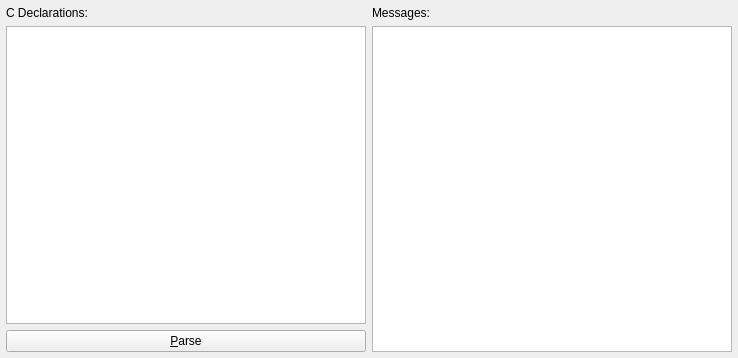
<?xml version="1.0" encoding="UTF-8"?>
<ui version="4.0">
 <class>StructWidget</class>
 <widget class="QWidget" name="StructWidget">
  <property name="geometry">
   <rect>
    <x>0</x>
    <y>0</y>
    <width>738</width>
    <height>358</height>
   </rect>
  </property>
  <property name="windowTitle">
   <string>Struct</string>
  </property>
  <layout class="QHBoxLayout" name="horizontalLayout">
   <property name="leftMargin">
    <number>6</number>
   </property>
   <property name="topMargin">
    <number>6</number>
   </property>
   <property name="rightMargin">
    <number>6</number>
   </property>
   <property name="bottomMargin">
    <number>6</number>
   </property>
   <item>
    <layout class="QVBoxLayout" name="verticalLayoutDeclaration">
     <item>
      <widget class="QLabel" name="labelDeclaration">
       <property name="text">
        <string>C Declarations:</string>
       </property>
      </widget>
     </item>
     <item>
      <widget class="QPlainTextEdit" name="plainTextEditDeclaration"/>
     </item>
     <item>
      <widget class="QPushButton" name="pushButtonParse">
       <property name="text">
        <string>&amp;Parse</string>
       </property>
      </widget>
     </item>
    </layout>
   </item>
   <item>
    <layout class="QVBoxLayout" name="verticalLayoutMessages">
     <item>
      <widget class="QLabel" name="labelMessages">
       <property name="text">
        <string>Messages:</string>
       </property>
      </widget>
     </item>
     <item>
      <widget class="QPlainTextEdit" name="plainTextEditMessages"/>
     </item>
    </layout>
   </item>
  </layout>
 </widget>
 <resources/>
 <connections/>
</ui>
